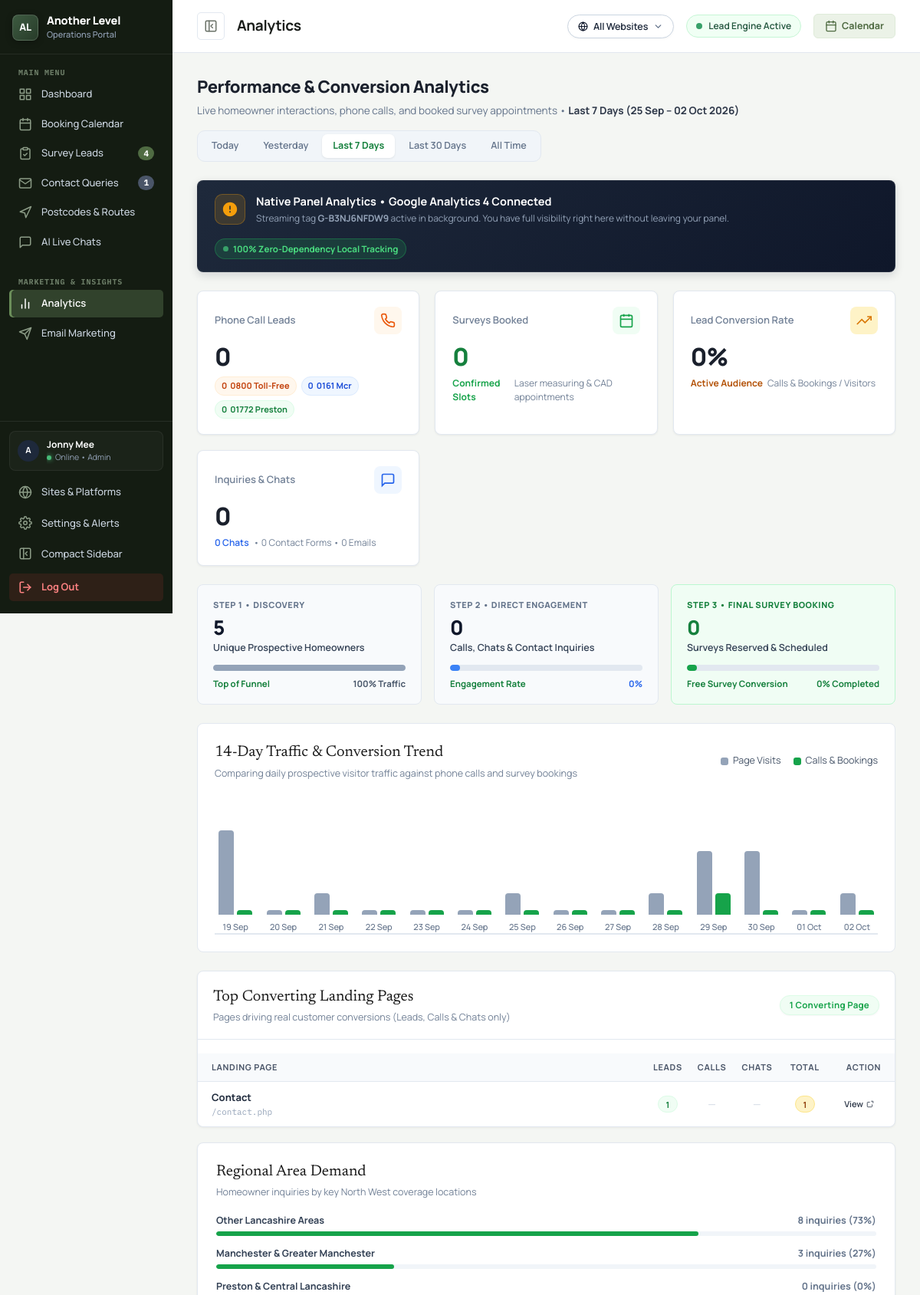
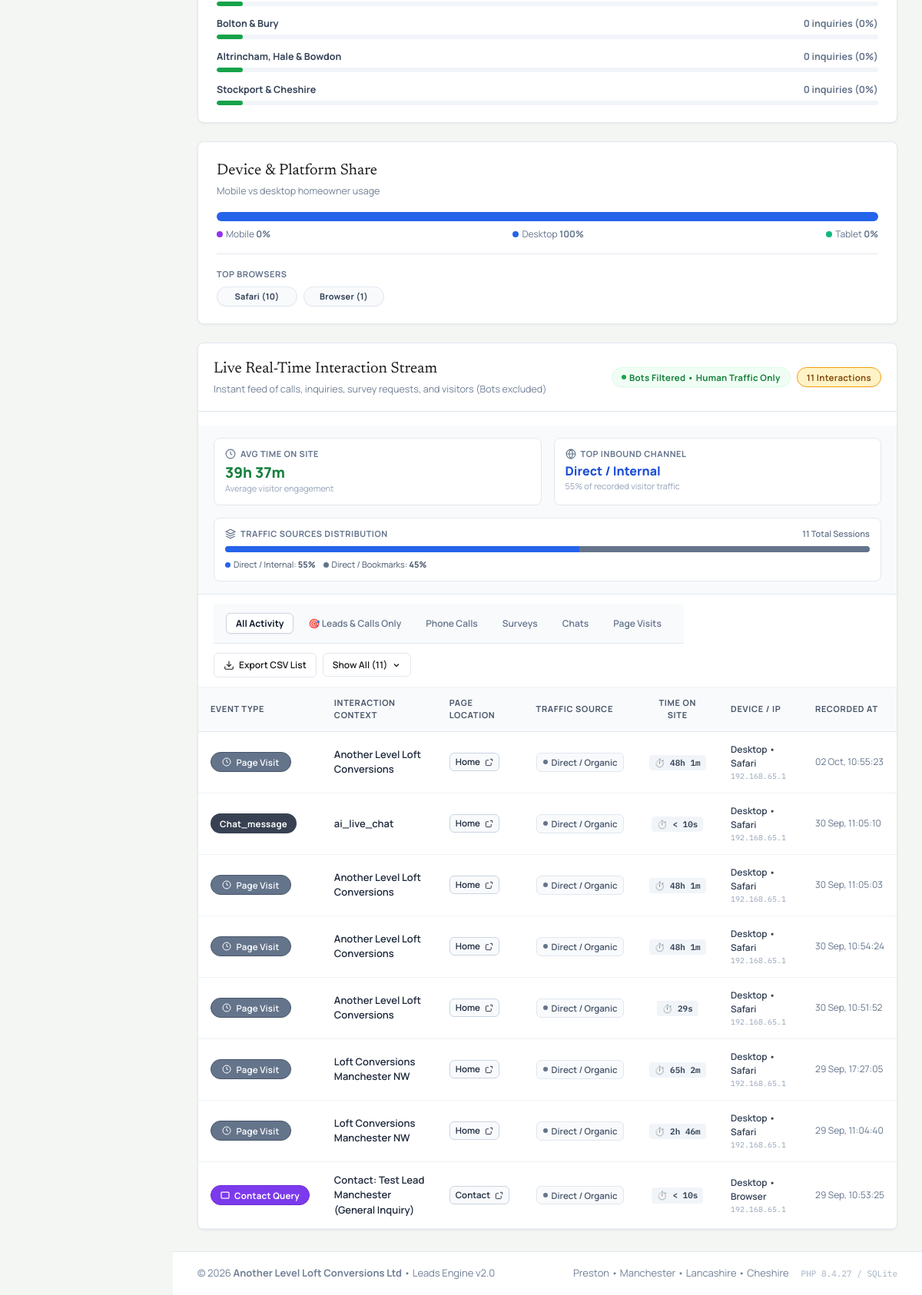
The app's page /panel/analytics.php (signed in) with its own data (2 pictures, top to bottom).
### tables this page shows
CREATE TABLE settings (
            key TEXT PRIMARY KEY,
            value TEXT NOT NULL,
            updated_at DATETIME DEFAULT CURRENT_TIMESTAMP
        );

CREATE TABLE events_tracking (
            id INTEGER PRIMARY KEY AUTOINCREMENT,
            event_type TEXT NOT NULL, -- 'call_click', 'chat_click'
            event_target TEXT,        -- phone number or chat title
            source_page TEXT,
            ip_address TEXT,
            device_type TEXT,
            browser TEXT,
            created_at DATETIME DEFAULT CURRENT_TIMESTAMP
        , referrer TEXT, duration_seconds INTEGER DEFAULT 0, traffic_source TEXT DEFAULT 'Direct / Bookmarks', is_bot INTEGER DEFAULT 0, session_id TEXT, site_id INTEGER DEFAULT 1);

### panel/analytics.php (the view, shortened to what the rows shown need)
<?php
require_once __DIR__ . '/includes/auth.php';
$range = $_GET['range'] ?? '7days';
switch ($range) {
    case '7days':
    default:
        $eventWhere = "created_at >= date('now', '-7 days')";
        break;
}
$eventWhere .= " AND (is_bot = 0 OR is_bot IS NULL)";
require_once __DIR__ . '/includes/sites.php';
$eventsStmt = $db->query("
    SELECT * FROM events_tracking
    WHERE {$eventWhere}
    ORDER BY id DESC
    LIMIT 50
");
$recentEvents = $eventsStmt->fetchAll(PDO::FETCH_ASSOC);
$gaId = getSetting('ga_measurement_id', 'G-B3NJ6NFDW9');
$pageTitle = "Analytics";
require_once __DIR__ . '/includes/header.php';
?>
<div class="analytics-header-bar">
  <div>
    <h2 class="analytics-header-title">Performance &amp; Conversion Analytics</h2>
  </div>
</div>
<div class="ga4-sync-banner">
  <div class="ga4-sync-left">
    <div>
      <div class="ga4-sync-sub">
        Streaming tag <strong><?php echo htmlspecialchars($gaId); ?></strong> active in background. You have full visibility right here without leaving your panel.
      </div>
    </div>
  </div>
</div>
<div class="panel-grid-2-1" style="display:grid;grid-template-columns:1.8fr 1.2fr;gap:24px;margin-bottom:24px">
  <div class="panel-card" style="padding:0;overflow:hidden">
    <div class="table-responsive">
      <table class="panel-table panel-table-compact" style="width:100%">
        <thead>
          <tr>
            <th style="padding-left:18px">Landing Page</th>
            <th style="text-align:center;width:55px">Leads</th>
            <th style="text-align:center;width:55px">Calls</th>
            <th style="text-align:center;width:55px">Chats</th>
            <th style="text-align:center;width:65px">Total</th>
            <th style="text-align:right;padding-right:18px;width:75px">Action</th>
          </tr>
        </thead>
      </table>
    </div>
  </div>
</div>
<div class="panel-card" style="padding:0;overflow:hidden">
  <div class="table-responsive">
    <table class="panel-table analytics-table" id="liveActivityTable">
      <thead>
        <tr>
          <th style="white-space:nowrap;min-width:130px">Event Type</th>
          <th>Interaction Context</th>
          <th>Page Location</th>
          <th>Traffic Source</th>
          <th style="text-align:center">Time on Site</th>
          <th>Device / IP</th>
          <th>Recorded At</th>
        </tr>
      </thead>
      <tbody>
        <?php if (empty($recentEvents)): ?>
          <tr>
            <td colspan="7" style="text-align:center;padding:48px;color:#94A3B8">
              No live interactions recorded for this date filter.
            </td>
          </tr>
        <?php else: ?>
          <?php
            $eventIdx = 0;
            foreach ($recentEvents as $e):
              $eventIdx++;
              $isExtra = $eventIdx > 8;
              $isConv = in_array($e['event_type'], ['call_click', 'chat_click', 'survey_booked', 'contact_submitted'], true);
          ?>
            <tr data-type="<?php echo htmlspecialchars((string)$e['event_type']); ?>" data-is-conv="<?php echo $isConv ? '1' : '0'; ?>" class="<?php echo $isExtra ? 'stream-row-extra' : ''; ?>">
              <td style="white-space:nowrap">
                <?php if ($e['event_type'] === 'call_click'): ?>
                  <span class="badge" style="background:#C2410C;color:#FFFFFF;border:1px solid #9A3412;font-weight:700;display:inline-flex;align-items:center;gap:6px">
                    <svg width="12" height="12" viewBox="0 0 24 24" fill="none" stroke="currentColor" stroke-width="2.5" stroke-linecap="round" stroke-linejoin="round"><path d="M22 16.92v3a2 2 0 0 1-2.18 2 19.79 19.79 0 0 1-8.63-3.07 19.5 19.5 0 0 1-6-6 19.79 19.79 0 0 1-3.07-8.67A2 2 0 0 1 4.11 2h3a2 2 0 0 1 2 1.72 12.84 12.84 0 0 0 .7 2.81 2 2 0 0 1-.45 2.11L8.09 9.91a16 16 0 0 0 6 6l1.27-1.27a2 2 0 0 1 2.11-.45 12.84 12.84 0 0 0 2.81.7A2 2 0 0 1 22 16.92z"></path></svg>
                    Phone Call
                  </span>
                <?php elseif ($e['event_type'] === 'contact_submitted'): ?>
                  <span class="badge" style="background:#7C3AED;color:#FFFFFF;border:1px solid #6D28D9;font-weight:700;display:inline-flex;align-items:center;gap:6px">
                    <svg width="12" height="12" viewBox="0 0 24 24" fill="none" stroke="currentColor" stroke-width="2.5"><path d="M4 4h16c1.1 0 2 .9 2 2v12c0 1.1-.9 2-2 2H4c-1.1 0-2-.9-2-2V6c0-1.1.9-2 2-2z"></path></svg>
                    Contact Query
                  </span>
                <?php elseif ($e['event_type'] === 'page_view'): ?>
                  <span class="badge" style="background:#64748B;color:#FFFFFF;border:1px solid #475569;font-weight:600;display:inline-flex;align-items:center;gap:6px">
                    <svg width="12" height="12" viewBox="0 0 24 24" fill="none" stroke="currentColor" stroke-width="2"><circle cx="12" cy="12" r="10"></circle><polyline points="12 6 12 12 16 14"></polyline></svg>
                    Page Visit
                  </span>
                <?php else: ?>
                  <span class="badge" style="background:#374151;color:#FFFFFF"><?php echo htmlspecialchars((string)$e['event_type']); ?></span>
                <?php endif; ?>
              </td>
              <td style="font-size:13px;font-weight:600;color:#1E293B">
                <?php echo htmlspecialchars((string)($e['event_target'] ?? '')); ?>
              </td>
              <td>
                <?php
                  $pageTarget = ltrim((string)($e['source_page'] ?? 'index.php'), '/');
                  $analyticsLink = getSitePageUrl($e['site_id'] ?? 1, $pageTarget);
                ?>
                <a href="<?php echo htmlspecialchars($analyticsLink); ?>" target="_blank" class="source-pill" title="<?php echo htmlspecialchars((string)($e['source_page'] ?? '/')); ?>">
                  <span><?php echo htmlspecialchars(formatPageLocation($e['source_page'] ?? '')); ?></span>
                  <svg width="11" height="11" viewBox="0 0 24 24" fill="none" stroke="currentColor" stroke-width="2"><path d="M18 13v6a2 2 0 0 1-2 2H5a2 2 0 0 1-2-2V8a2 2 0 0 1 2-2h6"></path><polyline points="15 3 21 3 21 9"></polyline></svg>
                </a>
              </td>
              <td>
                <?php echo formatTrafficSourceBadge((string)($e['traffic_source'] ?: 'Direct / Bookmarks')); ?>
              </td>
              <td style="text-align:center">
                <span class="duration-pill" title="Duration active on site">
                  ⏱️ <?php echo formatDurationSeconds((int)($e['duration_seconds'] ?? 0)); ?>
                </span>
              </td>
              <td>
                <div style="font-size:12px;font-weight:600;color:#334155"><?php echo htmlspecialchars((string)($e['device_type'] ?: 'Desktop')); ?> &bull; <?php echo htmlspecialchars((string)($e['browser'] ?: 'Web')); ?></div>
                <div style="font-family:'IBM Plex Mono',monospace;font-size:10px;color:#94A3B8"><?php echo htmlspecialchars((string)($e['ip_address'] ?? 'N/A')); ?></div>
              </td>
              <td style="font-size:12px;color:#64748B;white-space:nowrap">
                <?php echo date('d M, H:i:s', strtotime((string)$e['created_at'])); ?>
              </td>
            </tr>
          <?php endforeach; ?>
        <?php endif; ?>
      </tbody>
    </table>
  </div>
</div>
<?php require_once __DIR__ . '/includes/footer.php'; ?>

### panel/includes/header.php (shortened to what the rows shown need)
<?php
require_once __DIR__ . '/auth.php';
require_once __DIR__ . '/sites.php';
$currentUser = getCurrentUser();
?>
<!DOCTYPE html>
<html lang="en">
<head>
  <link rel="stylesheet" href="css/panel.css?v=<?php echo time(); ?>">
</head>
<body class="panel-body">
<div class="panel-wrapper">
  <aside class="panel-sidebar" id="panelSidebar">
    <div class="sidebar-footer">
      <div class="sidebar-user-mini" style="display:flex;align-items:center;gap:10px;padding:8px 10px;margin-bottom:8px;border-radius:8px;background:rgba(255,255,255,0.03);border:1px solid rgba(255,255,255,0.06);">
        <div class="user-avatar" style="width:28px;height:28px;font-size:11px;background:#1E293B;color:#FFFFFF;border-radius:50%;display:flex;align-items:center;justify-content:center;font-weight:700;flex-shrink:0;">
          <?php echo strtoupper(substr($currentUser['username'] ?? 'J', 0, 1)); ?>
        </div>
        <div style="flex:1;min-width:0;overflow:hidden">
          <div style="font-size:12px;font-weight:700;color:#FFFFFF;white-space:nowrap;overflow:hidden;text-overflow:ellipsis">
            <?php echo htmlspecialchars($currentUser['full_name'] ?? 'Jonny Mee'); ?>
          </div>
          <div style="font-size:10.5px;color:#94A3B8;display:flex;align-items:center;gap:5px">
            <span class="status-dot-green"></span> Online &bull; Admin
          </div>
        </div>
      </div>
    </div>
  </aside>
  <div class="panel-main">
    <header class="panel-topbar">
      <div class="topbar-left">
        <div class="mobile-topbar-brand">
          <div>
            <h1 class="topbar-title">
              <span class="topbar-title-full"><?php echo htmlspecialchars($pageTitle); ?></span>
            </h1>
          </div>
        </div>
      </div>
    </header>
    <main class="panel-content">

### panel/includes/db.php (shortened to what the rows shown need)
<?php
function getDb(): PDO {
    static $db = null;
    if ($db !== null) {
        return $db;
    }
    $dataDir = dirname(__DIR__, 2) . '/data';
    $dbPath = $dataDir . '/database.sqlite';
    try {
        $db = new PDO('sqlite:' . $dbPath);
        $db->setAttribute(PDO::ATTR_ERRMODE, PDO::ERRMODE_EXCEPTION);
        $db->setAttribute(PDO::ATTR_DEFAULT_FETCH_MODE, PDO::FETCH_ASSOC);
        $db->exec('PRAGMA journal_mode = WAL;');
        $db->exec('PRAGMA foreign_keys = ON;');
        return $db;
    } catch (PDOException $e) {
        error_log('Database connection error: ' . $e->getMessage());
        throw $e;
    }
}
function getSetting(string $key, string $default = ''): string {
    $db = getDb();
    $stmt = $db->prepare("SELECT value FROM settings WHERE key = :k LIMIT 1");
    $stmt->execute([':k' => $key]);
    $val = $stmt->fetchColumn();
    return $val !== false ? (string)$val : $default;
}
if (!function_exists('formatPageLocation')) {
    function formatPageLocation(?string $pageUrl): string {
        if (empty($pageUrl) || $pageUrl === '/' || $pageUrl === '/index.php' || $pageUrl === 'index.php') {
            return 'Home';
        }
        $cleaned = strtolower(ltrim(trim($pageUrl), '/'));
        $base = basename($cleaned, '.php');
        $words = str_replace(['-', '_'], ' ', $base);
        $words = preg_replace('/\bloft conversions in\b/i', '', $words);
        $words = preg_replace('/\bloft conversion\b/i', '', $words);
        $words = trim(preg_replace('/\s+/', ' ', $words));
        return ucwords($words ?: 'General');
    }
}
function formatDurationSeconds(int $seconds): string {
    if ($seconds <= 0) return '< 10s';
    if ($seconds < 60) return "{$seconds}s";
    $mins = floor($seconds / 60);
    $secs = $seconds % 60;
    if ($mins >= 60) {
        $hours = floor($mins / 60);
        $remMins = $mins % 60;
        return "{$hours}h {$remMins}m";
    }
    return $secs > 0 ? "{$mins}m {$secs}s" : "{$mins}m";
}
function formatTrafficSourceBadge(string $source): string {
    $s = htmlspecialchars($source);
    if (str_contains($source, 'Direct')) {
        return '<span class="traffic-source-pill source-direct"><span class="source-dot direct"></span>Direct / Organic</span>';
    }
    return '<span class="traffic-source-pill source-referral"><span class="source-dot referral"></span>' . $s . '</span>';
}

### records on screen
settings: value "G-B3NJ6NFDW9"
events_tracking: event_type "page_view" (drawn), event_target "Another Level Loft Conversions", source_page "Home", shows "Direct / Organic", duration_seconds "48h 1m", device_type "Desktop", browser "Safari", ip_address "192.168.65.1", created_at "02 Oct, 10:55:23"
events_tracking: event_type "Chat_message", event_target "ai_live_chat", source_page "Home", shows "Direct / Organic", duration_seconds "< 10s", device_type "Desktop", browser "Safari", ip_address "192.168.65.1", created_at "30 Sep, 11:05:10"
events_tracking: event_type "page_view" (drawn), event_target "Another Level Loft Conversions", source_page "Home", shows "Direct / Organic", duration_seconds "48h 1m", device_type "Desktop", browser "Safari", ip_address "192.168.65.1", created_at "30 Sep, 11:05:03"
events_tracking: event_type "page_view" (drawn), event_target "Another Level Loft Conversions", source_page "Home", shows "Direct / Organic", duration_seconds "48h 1m", device_type "Desktop", browser "Safari", ip_address "192.168.65.1", created_at "30 Sep, 10:54:24"
events_tracking: event_type "page_view" (drawn), event_target "Another Level Loft Conversions", source_page "Home", shows "Direct / Organic", duration_seconds "29s", device_type "Desktop", browser "Safari", ip_address "192.168.65.1", created_at "30 Sep, 10:51:52"
events_tracking: event_type "page_view" (drawn), event_target "Loft Conversions Manchester NW", source_page "Home", shows "Direct / Organic", duration_seconds "65h 2m", device_type "Desktop", browser "Safari", ip_address "192.168.65.1", created_at "29 Sep, 17:27:05"
events_tracking: event_type "page_view" (drawn), event_target "Loft Conversions Manchester NW", source_page "Home", shows "Direct / Organic", duration_seconds "2h 46m", device_type "Desktop", browser "Safari", ip_address "192.168.65.1", created_at "29 Sep, 11:04:40"
events_tracking: shows "Contact Query", event_target "Contact: Test Lead Manchester (General Inquiry)", source_page "Contact", shows "Direct / Organic", duration_seconds "< 10s", device_type "Desktop", browser "Browser", ip_address "192.168.65.1", created_at "29 Sep, 10:53:25"

### other values on screen
$newBookingsCount "4"
$newContactsCount "1"
substr($currentUser['username'] ?? 'J', 0, 1) "A"
$currentUser['full_name'] "Jonny Mee"
$pageTitle "Analytics"
$rangeLabel "Last 7 Days (25 Sep – 02 Oct 2026)"
$totalCalls "0"
$calls0800 "0"
$callsMcr "0"
$callsPrs "0"
$totalBookings "0"
$convRate "0"
$totalChats + $totalContacts + $totalEmails "0"
$totalChats "0"
$totalContacts "0"
